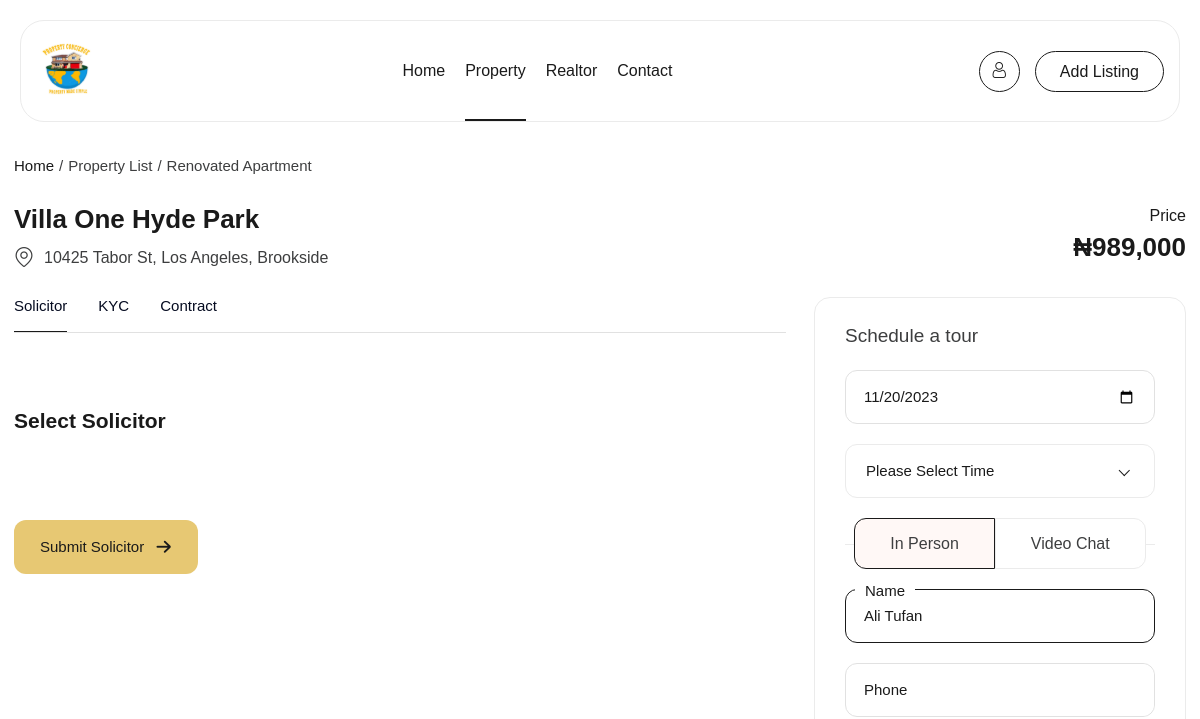
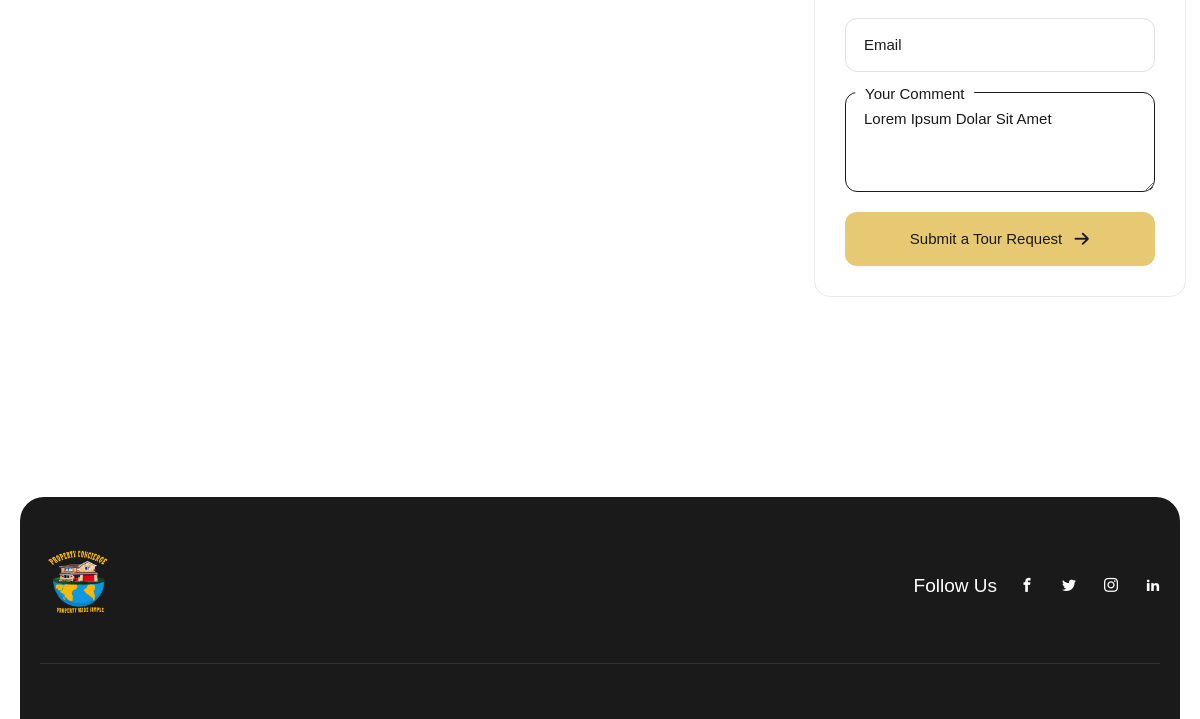
Before: /reserve-property/1/ (signed in, upper part) with the older database file (2 pictures, top to bottom).
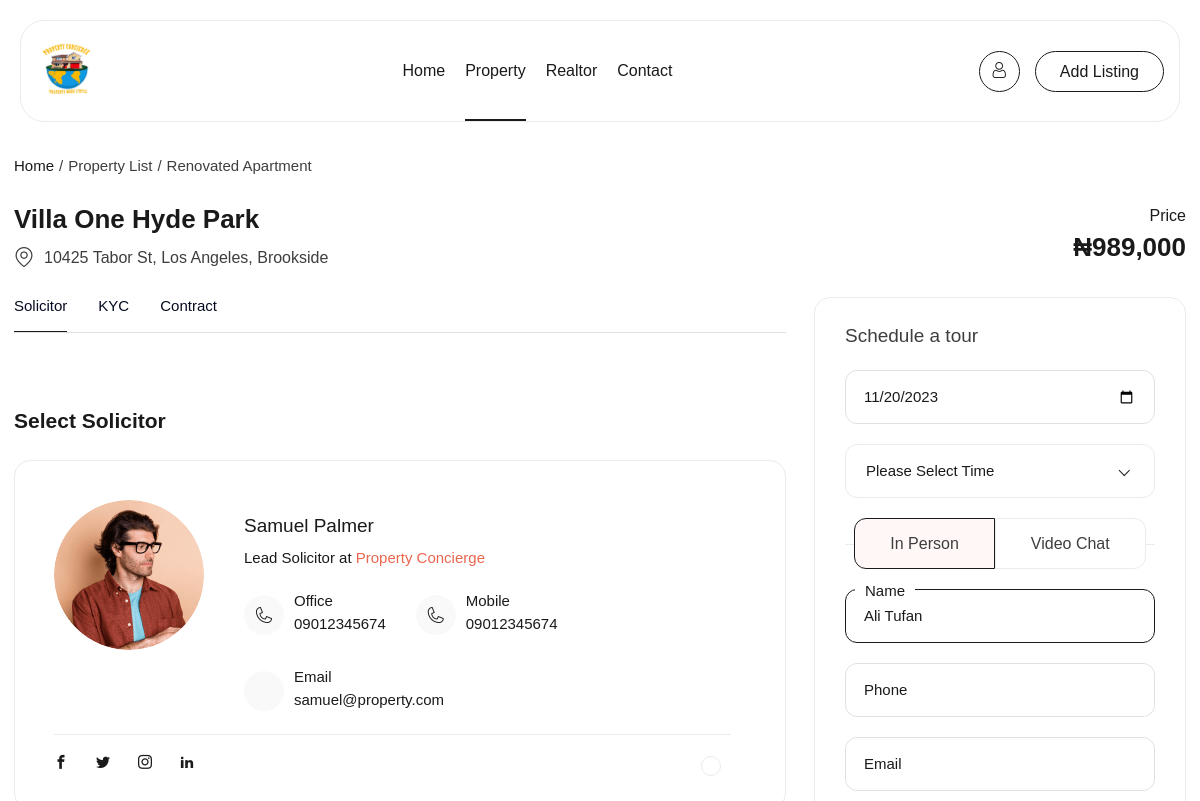
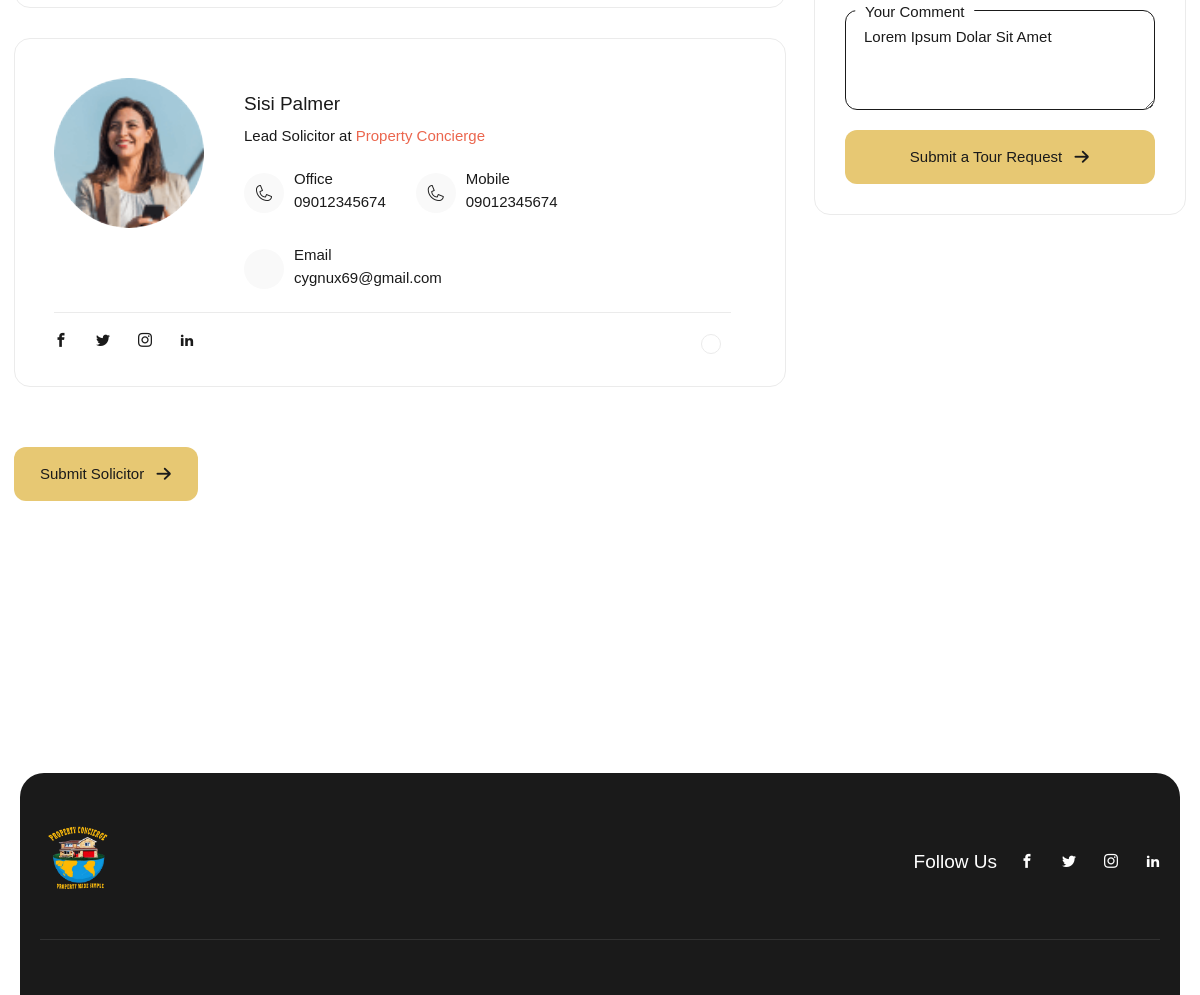
After: the same page with the newer database file (2 pictures, top to bottom).
### main/models.py (models this page shows, shortened)
class Solicitor(models.Model):
	profile = models.FileField(upload_to='account_files/profile_photos/', blank=True, default="none")
	name = models.CharField(max_length=100)
	email = models.EmailField()
	phone_number = models.CharField(max_length=120, null=True, blank=True)
	mobile_number = models.CharField(max_length=120, null=True, blank=True)
	twitter = models.CharField(max_length=120, null=True, blank=True)
	facebook = models.CharField(max_length=120, null=True, blank=True)
	instagram = models.CharField(max_length=120, null=True, blank=True)
	likedin = models.CharField(max_length=120, null=True, blank=True)
	position = models.CharField(max_length=120, null=True, blank=True)
	firm_name = models.CharField(max_length=100, null=True, blank=True)

### main/views.py (the view, shortened to what this page needs)
# urls.py: path("reserve-property/<int:property_id>/", views.ReservePropertyView, name="reserve_property"),
def ReservePropertyView(request, property_id):
    prop = get_object_or_404(Property, id=property_id)
    app_user = get_object_or_404(AppUser, user=request.user)
    solicitors = Solicitor.objects.all()  # Fetch all available solicitors
    context = {
        "prop": prop,
        "solicitors": solicitors,
    }
    return render(request, "main/reserve_property.html", context)

### main/templates/main/reserve_property.html (shortened to what the changed rows need)
{% load static %}
<!DOCTYPE html>
<html xmlns="http://www.w3.org/1999/xhtml" xml:lang="en-US" lang="en-US">
<head>
    <link rel="stylesheet" type="text/css" href="{% static 'assets/css/animate.min.css' %}">
    <link rel="stylesheet" type="text/css" href="{% static 'assets/css/animation.css' %}">
    <link rel="stylesheet" type="text/css" href="{% static 'assets/css/nouislider.min.css' %}">
    <link rel="stylesheet" type="text/css" href="{% static 'assets/css/nice-select.css' %}">
    <link rel="stylesheet" type="text/css" href="{% static 'assets/css/bootstrap.css' %}">
    <link rel="stylesheet" type="text/css" href="{% static 'assets/css/bootstrap-select.min.css' %}">
    <link rel="stylesheet" type="text/css" href="{% static 'assets/css/swiper-bundle.min.css' %}">
    <link rel="stylesheet" type="text/css" href="{% static 'assets/css/magnific-popup.min.css' %}">
    <link rel="stylesheet" type="text/css" href="{% static 'assets/css/mmenu.css' %}">
    <link rel="stylesheet" type="text/css" href="{% static 'assets/css/style.css' %}">
    <link rel="stylesheet" href="font/fonts.css">
    <link rel="stylesheet" type="text/css" href="{% static 'assets/icon/flaticon_just-home.css' %}">
    <link rel="stylesheet" type="text/css" href="{% static 'assets/icon/icomoon/style.css' %}">
</head>
<body class="body">
    <div id="wrapper">
        <div id="page" class="">
            <div class="main-content">
                <div class="property-single-wrap v5">
                    <div class="cl-container">
                        <div class="row">
                            <div class="col-xl-8">
                                <div class="content-wrap">
                                    <div class="widget-tabs style-2">
                                        <div class="widget-content-tab">
                                            <div class="widget-content-inner active">
                                                <div class="desc">
                                                    <div class="leave-a-review">
<form class="form-comment" method="POST">
    <div class="flex gap30 mb-30 flex-column">
        {% for items in solicitors %}
            <div class="agents-item wow fadeInUp">
                <div class="flex gap40">
                    <div class="image">
                        <img src="{{ items.profile.url }}" alt="">
                    </div>
                    <div>
                        <div class="infor">
                            <div class="name">
                                <a href="agent-single.html">{{ items.name }}</a>
                            </div>
                            <p>{{ items.position }} at <span>{{ items.firm_name }}</span></p>
                        </div>
                        <div class="flex gap30 flex-wrap wrap-contact">
                            <a href="tel:{{ items.phone_number }}" class="tf-button-icon-before style-1">
                                <i class="flaticon-phone"></i>
                                <div>
                                    <div class="title">Office</div>
                                    <span>{{ items.phone_number }}</span>
                                </div>
                            </a>
                            <a href="tel:{{ items.mobile_number }}" class="tf-button-icon-before style-1">
                                <i class="flaticon-phone"></i>
                                <div>
                                    <div class="title">Mobile</div>
                                    <span>{{ items.mobile_number }}</span>
                                </div>
                            </a>
                            <a href="mailto:{{ items.email }}" class="tf-button-icon-before style-1">
                                <i class="flaticon-mail"></i>
                                <div>
                                    <div class="title">Email</div>
                                    <span>{{ items.email }}</span>
                                </div>
                            </a>
                        </div>
                    </div>
                </div>
                <div class="bot">
                    <div class="wg-social style-black">
                        <ul class="list-social">
                            <li>
                                <a href="{{ items.facebook }}">
                                    <i class="icon-facebook"></i>
                                </a>
                            </li>
                            <li>
                                <a href="#">
                                    <i class="icon-twitter"></i>
                                </a>
                            </li>
                            <li>
                                <a href="{{ items.instagram }}">
                                    <i class="icon-instagram"></i>
                                </a>
                            </li>
                            <li>
                                <a href="{{ items.linkedin }}">
                                    <i class="icon-linkedin2"></i>
                                </a>
                            </li>
                        </ul>
                    </div>
                    <ul class="flex flex-column gap15">
                        <li class="radio-item">
                            <label>
                                <span class="btn-checkbox"></span>
                            </label>
                        </li>
                    </ul>
                </div>
            </div>
        {% endfor %}
    </div>
</form>
                                    </div>
                                                </div>
                                            </div>
                                        </div>
                                    </div>
                                </div>
                            </div>
                        </div>
                    </div>
                </div>
            </div>
        </div>
    </div>
</body>
</html>

Changed rows visible on the page:
added Solicitor: profile (picture), name "Samuel Palmer", position "Lead Solicitor", firm_name "Property Concierge", phone_number "09012345674", mobile_number "09012345674", email "samuel@property.com"
added Solicitor: profile (picture), name "Sisi Palmer", position "Lead Solicitor", firm_name "Property Concierge", phone_number "09012345674", mobile_number "09012345674", email "cygnux69@gmail.com"
